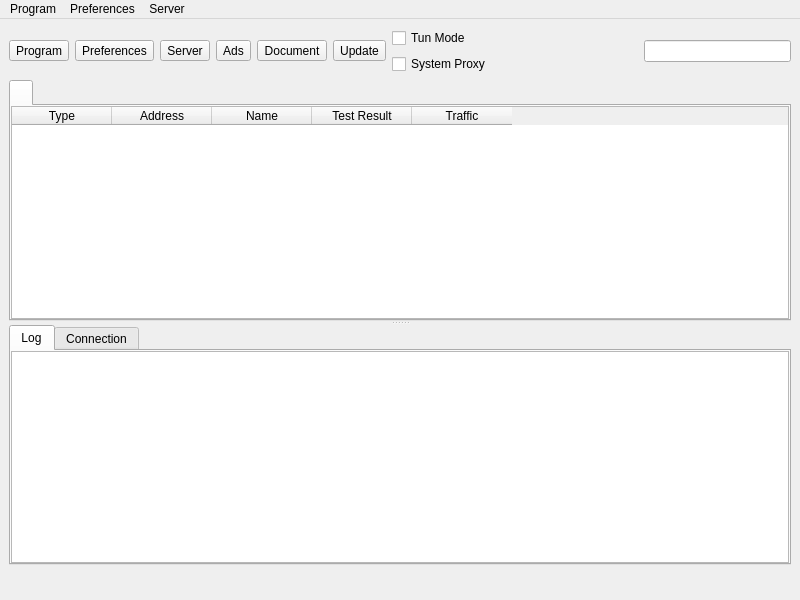
<?xml version="1.0" encoding="UTF-8"?>
<ui version="4.0">
 <class>MainWindow</class>
 <widget class="QMainWindow" name="MainWindow">
  <property name="geometry">
   <rect>
    <x>0</x>
    <y>0</y>
    <width>800</width>
    <height>600</height>
   </rect>
  </property>
  <property name="minimumSize">
   <size>
    <width>800</width>
    <height>600</height>
   </size>
  </property>
  <property name="windowTitle">
   <string notr="true">nya</string>
  </property>
  <widget class="QWidget" name="centralwidget">
   <layout class="QVBoxLayout" name="verticalLayout_3" stretch="0,0,0">
    <item>
     <layout class="QHBoxLayout" name="horizontalLayout_2">
      <item>
       <widget class="QToolButton" name="toolButton_program">
        <property name="text">
         <string>Program</string>
        </property>
        <property name="icon">
         <iconset theme="b-system-run">
          <normaloff>.</normaloff>.</iconset>
        </property>
        <property name="iconSize">
         <size>
          <width>24</width>
          <height>24</height>
         </size>
        </property>
        <property name="popupMode">
         <enum>QToolButton::InstantPopup</enum>
        </property>
        <property name="toolButtonStyle">
         <enum>Qt::ToolButtonTextUnderIcon</enum>
        </property>
       </widget>
      </item>
      <item>
       <widget class="QToolButton" name="toolButton_preferences">
        <property name="text">
         <string>Preferences</string>
        </property>
        <property name="icon">
         <iconset theme="b-preferences">
          <normaloff>.</normaloff>.</iconset>
        </property>
        <property name="iconSize">
         <size>
          <width>24</width>
          <height>24</height>
         </size>
        </property>
        <property name="popupMode">
         <enum>QToolButton::InstantPopup</enum>
        </property>
        <property name="toolButtonStyle">
         <enum>Qt::ToolButtonTextUnderIcon</enum>
        </property>
       </widget>
      </item>
      <item>
       <widget class="QToolButton" name="toolButton_server">
        <property name="text">
         <string>Server</string>
        </property>
        <property name="icon">
         <iconset theme="b-network-server">
          <normaloff>.</normaloff>.</iconset>
        </property>
        <property name="iconSize">
         <size>
          <width>24</width>
          <height>24</height>
         </size>
        </property>
        <property name="popupMode">
         <enum>QToolButton::InstantPopup</enum>
        </property>
        <property name="toolButtonStyle">
         <enum>Qt::ToolButtonTextUnderIcon</enum>
        </property>
       </widget>
      </item>
      <item>
       <widget class="QToolButton" name="toolButton_ads">
        <property name="text">
         <string>Ads</string>
        </property>
        <property name="icon">
         <iconset theme="b-internet-web-browser">
          <normaloff>.</normaloff>.</iconset>
        </property>
        <property name="iconSize">
         <size>
          <width>24</width>
          <height>24</height>
         </size>
        </property>
        <property name="popupMode">
         <enum>QToolButton::InstantPopup</enum>
        </property>
        <property name="toolButtonStyle">
         <enum>Qt::ToolButtonTextUnderIcon</enum>
        </property>
       </widget>
      </item>
      <item>
       <widget class="QToolButton" name="toolButton_document">
        <property name="text">
         <string>Document</string>
        </property>
        <property name="icon">
         <iconset theme="b-dialog-question">
          <normaloff>.</normaloff>.</iconset>
        </property>
        <property name="iconSize">
         <size>
          <width>24</width>
          <height>24</height>
         </size>
        </property>
        <property name="popupMode">
         <enum>QToolButton::InstantPopup</enum>
        </property>
        <property name="toolButtonStyle">
         <enum>Qt::ToolButtonTextUnderIcon</enum>
        </property>
       </widget>
      </item>
      <item>
       <widget class="QToolButton" name="toolButton_update">
        <property name="text">
         <string>Update</string>
        </property>
        <property name="icon">
         <iconset theme="b-system-software-update">
          <normaloff>.</normaloff>.</iconset>
        </property>
        <property name="iconSize">
         <size>
          <width>24</width>
          <height>24</height>
         </size>
        </property>
        <property name="popupMode">
         <enum>QToolButton::InstantPopup</enum>
        </property>
        <property name="toolButtonStyle">
         <enum>Qt::ToolButtonTextUnderIcon</enum>
        </property>
       </widget>
      </item>
      <item>
       <layout class="QVBoxLayout" name="verticalLayout_4">
        <item>
         <widget class="QCheckBox" name="checkBox_VPN">
          <property name="sizePolicy">
           <sizepolicy hsizetype="Minimum" vsizetype="Minimum">
            <horstretch>0</horstretch>
            <verstretch>0</verstretch>
           </sizepolicy>
          </property>
          <property name="text">
           <string>Tun Mode</string>
          </property>
         </widget>
        </item>
        <item>
         <widget class="QCheckBox" name="checkBox_SystemProxy">
          <property name="text">
           <string>System Proxy</string>
          </property>
         </widget>
        </item>
       </layout>
      </item>
      <item>
       <spacer name="horizontalSpacer">
        <property name="orientation">
         <enum>Qt::Horizontal</enum>
        </property>
        <property name="sizeHint" stdset="0">
         <size>
          <width>40</width>
          <height>20</height>
         </size>
        </property>
       </spacer>
      </item>
      <item>
       <widget class="QLineEdit" name="search">
        <property name="clearButtonEnabled">
         <bool>true</bool>
        </property>
       </widget>
      </item>
     </layout>
    </item>
    <item>
     <widget class="QSplitter" name="splitter">
      <property name="orientation">
       <enum>Qt::Vertical</enum>
      </property>
      <widget class="QTabWidget" name="tabWidget">
       <property name="currentIndex">
        <number>0</number>
       </property>
       <property name="movable">
        <bool>true</bool>
       </property>
       <widget class="QWidget" name="widget1">
        <attribute name="title">
         <string/>
        </attribute>
        <layout class="QGridLayout" name="gridLayout_2">
         <property name="leftMargin">
          <number>0</number>
         </property>
         <property name="topMargin">
          <number>0</number>
         </property>
         <property name="rightMargin">
          <number>0</number>
         </property>
         <property name="bottomMargin">
          <number>0</number>
         </property>
         <property name="spacing">
          <number>0</number>
         </property>
         <item row="0" column="0">
          <widget class="MyTableWidget" name="proxyListTable">
           <property name="contextMenuPolicy">
            <enum>Qt::CustomContextMenu</enum>
           </property>
           <property name="editTriggers">
            <set>QAbstractItemView::NoEditTriggers</set>
           </property>
           <property name="alternatingRowColors">
            <bool>true</bool>
           </property>
           <property name="selectionBehavior">
            <enum>QAbstractItemView::SelectRows</enum>
           </property>
           <property name="horizontalScrollMode">
            <enum>QAbstractItemView::ScrollPerPixel</enum>
           </property>
           <property name="wordWrap">
            <bool>false</bool>
           </property>
           <attribute name="horizontalHeaderMinimumSectionSize">
            <number>16</number>
           </attribute>
           <attribute name="horizontalHeaderHighlightSections">
            <bool>false</bool>
           </attribute>
           <attribute name="horizontalHeaderShowSortIndicator" stdset="0">
            <bool>false</bool>
           </attribute>
           <attribute name="verticalHeaderDefaultSectionSize">
            <number>30</number>
           </attribute>
           <column>
            <property name="text">
             <string>Type</string>
            </property>
           </column>
           <column>
            <property name="text">
             <string>Address</string>
            </property>
           </column>
           <column>
            <property name="text">
             <string>Name</string>
            </property>
           </column>
           <column>
            <property name="text">
             <string>Test Result</string>
            </property>
           </column>
           <column>
            <property name="text">
             <string>Traffic</string>
            </property>
           </column>
          </widget>
         </item>
        </layout>
       </widget>
      </widget>
      <widget class="QWidget" name="aaaaaaaaaaaaaaaaaa">
       <layout class="QVBoxLayout" name="aaaaaaaaaaaa" stretch="0">
        <item>
         <widget class="QTabWidget" name="down_tab">
          <property name="currentIndex">
           <number>0</number>
          </property>
          <widget class="QWidget" name="tab">
           <attribute name="title">
            <string>Log</string>
           </attribute>
           <layout class="QVBoxLayout" name="verticalLayout">
            <property name="spacing">
             <number>0</number>
            </property>
            <property name="leftMargin">
             <number>0</number>
            </property>
            <property name="topMargin">
             <number>0</number>
            </property>
            <property name="rightMargin">
             <number>0</number>
            </property>
            <property name="bottomMargin">
             <number>0</number>
            </property>
            <item>
             <widget class="QTextBrowser" name="masterLogBrowser">
              <property name="contextMenuPolicy">
               <enum>Qt::CustomContextMenu</enum>
              </property>
              <property name="openLinks">
               <bool>false</bool>
              </property>
             </widget>
            </item>
           </layout>
          </widget>
          <widget class="QWidget" name="tab_2">
           <attribute name="title">
            <string>Connection</string>
           </attribute>
           <layout class="QVBoxLayout" name="verticalLayout_2">
            <property name="spacing">
             <number>0</number>
            </property>
            <property name="leftMargin">
             <number>0</number>
            </property>
            <property name="topMargin">
             <number>0</number>
            </property>
            <property name="rightMargin">
             <number>0</number>
            </property>
            <property name="bottomMargin">
             <number>0</number>
            </property>
            <item>
             <widget class="QTableWidget" name="tableWidget_conn">
              <property name="contextMenuPolicy">
               <enum>Qt::CustomContextMenu</enum>
              </property>
              <property name="editTriggers">
               <set>QAbstractItemView::NoEditTriggers</set>
              </property>
              <property name="selectionBehavior">
               <enum>QAbstractItemView::SelectRows</enum>
              </property>
              <property name="verticalScrollMode">
               <enum>QAbstractItemView::ScrollPerPixel</enum>
              </property>
              <property name="horizontalScrollMode">
               <enum>QAbstractItemView::ScrollPerPixel</enum>
              </property>
              <attribute name="horizontalHeaderHighlightSections">
               <bool>false</bool>
              </attribute>
              <column>
               <property name="text">
                <string>Status</string>
               </property>
              </column>
              <column>
               <property name="text">
                <string>Outbound</string>
               </property>
              </column>
              <column>
               <property name="text">
                <string>Destination</string>
               </property>
              </column>
             </widget>
            </item>
           </layout>
          </widget>
         </widget>
        </item>
       </layout>
      </widget>
     </widget>
    </item>
    <item>
     <layout class="QHBoxLayout" name="horizontalLayout">
      <item>
       <widget class="QLabel" name="label_running">
        <property name="text">
         <string/>
        </property>
       </widget>
      </item>
      <item>
       <spacer name="horizontalSpacer_2">
        <property name="orientation">
         <enum>Qt::Horizontal</enum>
        </property>
        <property name="sizeType">
         <enum>QSizePolicy::Maximum</enum>
        </property>
        <property name="sizeHint" stdset="0">
         <size>
          <width>0</width>
          <height>20</height>
         </size>
        </property>
       </spacer>
      </item>
      <item>
       <widget class="QLabel" name="label_inbound">
        <property name="text">
         <string/>
        </property>
       </widget>
      </item>
      <item>
       <widget class="QLabel" name="label_speed">
        <property name="text">
         <string/>
        </property>
       </widget>
      </item>
     </layout>
    </item>
   </layout>
  </widget>
  <widget class="QMenuBar" name="menubar">
   <property name="geometry">
    <rect>
     <x>0</x>
     <y>0</y>
     <width>800</width>
     <height>32</height>
    </rect>
   </property>
   <widget class="QMenu" name="menu_program">
    <property name="title">
     <string>Program</string>
    </property>
    <widget class="QMenu" name="menu_spmode">
     <property name="title">
      <string>System Proxy</string>
     </property>
     <addaction name="menu_spmode_system_proxy"/>
     <addaction name="menu_spmode_vpn"/>
     <addaction name="menu_spmode_disabled"/>
    </widget>
    <widget class="QMenu" name="menu_program_preference">
     <property name="title">
      <string>Preferences</string>
     </property>
     <addaction name="actionfake"/>
    </widget>
    <widget class="QMenu" name="menuActive_Server">
     <property name="title">
      <string>Active Server</string>
     </property>
     <addaction name="actionfake_2"/>
    </widget>
    <widget class="QMenu" name="menuActive_Routing">
     <property name="title">
      <string>Active Routing</string>
     </property>
     <addaction name="actionfake_3"/>
    </widget>
    <addaction name="actionShow_window"/>
    <addaction name="menu_add_from_clipboard2"/>
    <addaction name="menu_scan_qr"/>
    <addaction name="separator"/>
    <addaction name="actionStart_with_system"/>
    <addaction name="actionRemember_last_proxy"/>
    <addaction name="actionAllow_LAN"/>
    <addaction name="menuActive_Server"/>
    <addaction name="menuActive_Routing"/>
    <addaction name="menu_spmode"/>
    <addaction name="menu_program_preference"/>
    <addaction name="separator"/>
    <addaction name="actionRestart_Proxy"/>
    <addaction name="actionRestart_Program"/>
    <addaction name="menu_exit"/>
   </widget>
   <widget class="QMenu" name="menu_preferences">
    <property name="title">
     <string>Preferences</string>
    </property>
    <addaction name="menu_manage_groups"/>
    <addaction name="menu_basic_settings"/>
    <addaction name="menu_routing_settings"/>
    <addaction name="menu_vpn_settings"/>
    <addaction name="menu_hotkey_settings"/>
    <addaction name="menu_open_config_folder"/>
   </widget>
   <widget class="QMenu" name="menu_server">
    <property name="title">
     <string>Server</string>
    </property>
    <widget class="QMenu" name="menu_share_item">
     <property name="title">
      <string>Share</string>
     </property>
     <addaction name="menu_qr"/>
     <addaction name="menu_export_config"/>
     <addaction name="separator"/>
     <addaction name="menu_copy_links"/>
     <addaction name="menu_copy_links_nkr"/>
    </widget>
    <widget class="QMenu" name="menuCurrent_Group">
     <property name="title">
      <string>Current Group</string>
     </property>
     <addaction name="actionfake_5"/>
     <addaction name="menu_tcp_ping"/>
     <addaction name="menu_url_test"/>
     <addaction name="menu_full_test"/>
     <addaction name="menu_clear_test_result"/>
     <addaction name="menu_resolve_domain"/>
     <addaction name="separator"/>
     <addaction name="menu_remove_unavailable"/>
     <addaction name="menu_delete_repeat"/>
     <addaction name="separator"/>
     <addaction name="menu_update_subscription"/>
    </widget>
    <widget class="QMenu" name="menuCurrent_Select">
     <property name="title">
      <string>Current Select</string>
     </property>
     <addaction name="actionfake_4"/>
    </widget>
    <addaction name="menu_add_from_input"/>
    <addaction name="menu_add_from_clipboard"/>
    <addaction name="separator"/>
    <addaction name="menu_start"/>
    <addaction name="menu_stop"/>
    <addaction name="separator"/>
    <addaction name="menu_select_all"/>
    <addaction name="menu_move"/>
    <addaction name="menu_clone"/>
    <addaction name="menu_reset_traffic"/>
    <addaction name="menu_delete"/>
    <addaction name="separator"/>
    <addaction name="menu_share_item"/>
    <addaction name="separator"/>
    <addaction name="menuCurrent_Select"/>
    <addaction name="menuCurrent_Group"/>
    <addaction name="separator"/>
    <addaction name="menu_profile_debug_info"/>
    <addaction name="separator"/>
   </widget>
   <addaction name="menu_program"/>
   <addaction name="menu_preferences"/>
   <addaction name="menu_server"/>
  </widget>
  <action name="menu_exit">
   <property name="text">
    <string>Exit</string>
   </property>
  </action>
  <action name="actionShow_window">
   <property name="text">
    <string>Show Window</string>
   </property>
  </action>
  <action name="menu_basic_settings">
   <property name="text">
    <string>Basic Settings</string>
   </property>
  </action>
  <action name="menu_add_from_input">
   <property name="text">
    <string>New profile</string>
   </property>
  </action>
  <action name="menu_manage_groups">
   <property name="text">
    <string>Groups</string>
   </property>
  </action>
  <action name="menu_start">
   <property name="text">
    <string>Start</string>
   </property>
   <property name="shortcut">
    <string notr="true">Return</string>
   </property>
  </action>
  <action name="menu_stop">
   <property name="text">
    <string>Stop</string>
   </property>
   <property name="shortcut">
    <string notr="true">Ctrl+S</string>
   </property>
  </action>
  <action name="menu_routing_settings">
   <property name="text">
    <string>Routing Settings</string>
   </property>
  </action>
  <action name="menu_add_from_clipboard">
   <property name="text">
    <string>Add profile from clipboard</string>
   </property>
   <property name="shortcut">
    <string notr="true">Ctrl+V</string>
   </property>
  </action>
  <action name="menu_delete">
   <property name="text">
    <string>Delete</string>
   </property>
   <property name="shortcut">
    <string notr="true">Del</string>
   </property>
  </action>
  <action name="menu_add_from_clipboard2">
   <property name="text">
    <string>Add profile from clipboard</string>
   </property>
  </action>
  <action name="menu_profile_debug_info">
   <property name="text">
    <string>Debug Info</string>
   </property>
  </action>
  <action name="menu_qr">
   <property name="text">
    <string>QR Code and link</string>
   </property>
   <property name="shortcut">
    <string notr="true">Ctrl+Q</string>
   </property>
  </action>
  <action name="menu_copy_link">
   <property name="text">
    <string>Copy Link</string>
   </property>
  </action>
  <action name="menu_tcp_ping">
   <property name="text">
    <string notr="true">Tcp Ping</string>
   </property>
   <property name="shortcut">
    <string notr="true">Ctrl+Shift+T</string>
   </property>
  </action>
  <action name="menu_url_test">
   <property name="text">
    <string notr="true">Url Test</string>
   </property>
   <property name="shortcut">
    <string notr="true">Ctrl+Shift+U</string>
   </property>
  </action>
  <action name="menu_clear_test_result">
   <property name="text">
    <string>Clear Test Result</string>
   </property>
   <property name="shortcut">
    <string notr="true">Ctrl+Shift+C</string>
   </property>
  </action>
  <action name="menu_export_config">
   <property name="text">
    <string>Export %1 config</string>
   </property>
   <property name="shortcut">
    <string notr="true">Ctrl+E</string>
   </property>
  </action>
  <action name="menu_reset_traffic">
   <property name="text">
    <string>Reset Traffic</string>
   </property>
   <property name="shortcut">
    <string notr="true">Ctrl+R</string>
   </property>
  </action>
  <action name="menu_scan_qr">
   <property name="text">
    <string>Scan QR Code</string>
   </property>
  </action>
  <action name="menu_spmode_system_proxy">
   <property name="checkable">
    <bool>true</bool>
   </property>
   <property name="text">
    <string>Enable System Proxy</string>
   </property>
  </action>
  <action name="menu_spmode_disabled">
   <property name="checkable">
    <bool>true</bool>
   </property>
   <property name="text">
    <string>Disable</string>
   </property>
  </action>
  <action name="menu_delete_repeat">
   <property name="text">
    <string>Remove Duplicates</string>
   </property>
   <property name="shortcut">
    <string notr="true">Ctrl+Shift+D</string>
   </property>
  </action>
  <action name="actionfake">
   <property name="text">
    <string>fake</string>
   </property>
   <property name="visible">
    <bool>false</bool>
   </property>
  </action>
  <action name="menu_move">
   <property name="text">
    <string>Move</string>
   </property>
   <property name="shortcut">
    <string notr="true">Ctrl+M</string>
   </property>
  </action>
  <action name="actionStart_with_system">
   <property name="checkable">
    <bool>true</bool>
   </property>
   <property name="text">
    <string>Start with system</string>
   </property>
  </action>
  <action name="actionRemember_last_proxy">
   <property name="checkable">
    <bool>true</bool>
   </property>
   <property name="text">
    <string>Remember last profile</string>
   </property>
  </action>
  <action name="actionAllow_LAN">
   <property name="checkable">
    <bool>true</bool>
   </property>
   <property name="text">
    <string>Allow other devices to connect</string>
   </property>
  </action>
  <action name="menu_remove_unavailable">
   <property name="text">
    <string>Remove Unavailable</string>
   </property>
   <property name="shortcut">
    <string notr="true">Ctrl+Shift+R</string>
   </property>
  </action>
  <action name="menu_full_test">
   <property name="text">
    <string>Full Test</string>
   </property>
   <property name="shortcut">
    <string notr="true">Ctrl+Shift+F</string>
   </property>
  </action>
  <action name="menu_hotkey_settings">
   <property name="text">
    <string>Hotkey Settings</string>
   </property>
  </action>
  <action name="menu_select_all">
   <property name="text">
    <string>Select All</string>
   </property>
   <property name="shortcut">
    <string notr="true">Ctrl+A</string>
   </property>
  </action>
  <action name="menu_copy_links_nkr">
   <property name="text">
    <string>Copy links of selected (Neko Links)</string>
   </property>
   <property name="shortcut">
    <string notr="true">Ctrl+Alt+C</string>
   </property>
  </action>
  <action name="actionfake_2">
   <property name="text">
    <string>fake</string>
   </property>
   <property name="visible">
    <bool>false</bool>
   </property>
  </action>
  <action name="actionfake_3">
   <property name="text">
    <string>fake</string>
   </property>
   <property name="visible">
    <bool>false</bool>
   </property>
  </action>
  <action name="menu_copy_links">
   <property name="text">
    <string>Copy links of selected</string>
   </property>
   <property name="shortcut">
    <string notr="true">Ctrl+C</string>
   </property>
  </action>
  <action name="menu_spmode_vpn">
   <property name="checkable">
    <bool>true</bool>
   </property>
   <property name="text">
    <string>Enable Tun</string>
   </property>
  </action>
  <action name="menu_clone">
   <property name="text">
    <string>Clone</string>
   </property>
   <property name="shortcut">
    <string notr="true">Ctrl+D</string>
   </property>
  </action>
  <action name="menu_update_subscription">
   <property name="text">
    <string>Update subscription</string>
   </property>
   <property name="shortcut">
    <string notr="true">Ctrl+U</string>
   </property>
  </action>
  <action name="menu_resolve_domain">
   <property name="text">
    <string>Resolve domain</string>
   </property>
   <property name="shortcut">
    <string notr="true">Ctrl+Shift+I</string>
   </property>
  </action>
  <action name="menu_vpn_settings">
   <property name="text">
    <string>Tun Settings</string>
   </property>
  </action>
  <action name="actionRestart_Program">
   <property name="text">
    <string>Restart Program</string>
   </property>
  </action>
  <action name="menu_open_config_folder">
   <property name="text">
    <string>Open Config Folder</string>
   </property>
  </action>
  <action name="actionfake_4">
   <property name="text">
    <string notr="true">fake</string>
   </property>
   <property name="visible">
    <bool>false</bool>
   </property>
  </action>
  <action name="actionfake_5">
   <property name="text">
    <string notr="true">fake</string>
   </property>
   <property name="visible">
    <bool>false</bool>
   </property>
  </action>
  <action name="actionRestart_Proxy">
   <property name="text">
    <string>Restart Proxy</string>
   </property>
  </action>
 </widget>
 <customwidgets>
  <customwidget>
   <class>MyTableWidget</class>
   <extends>QTableWidget</extends>
   <header>ui/widget/MyTableWidget.h</header>
  </customwidget>
 </customwidgets>
 <resources/>
 <connections/>
</ui>
